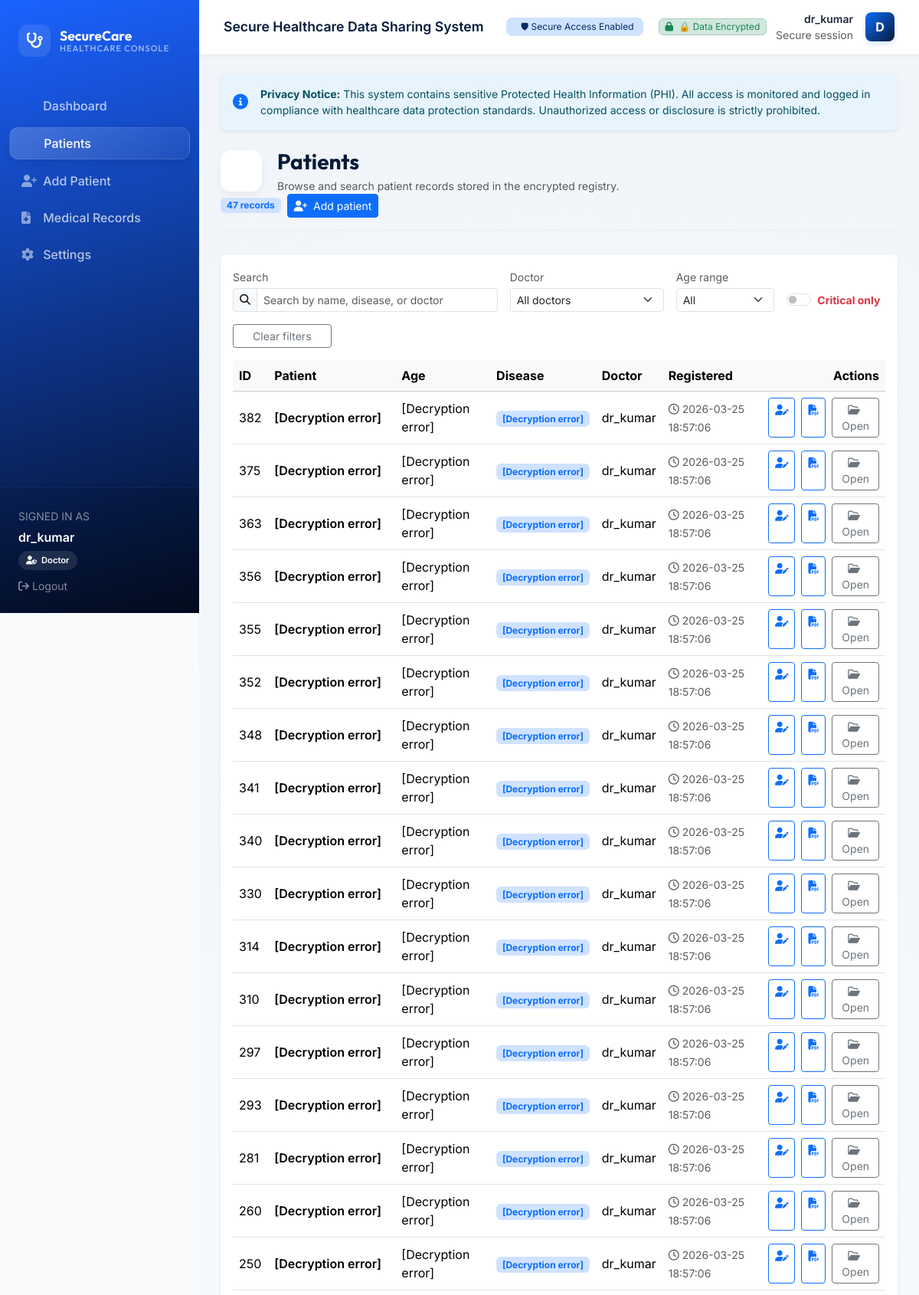
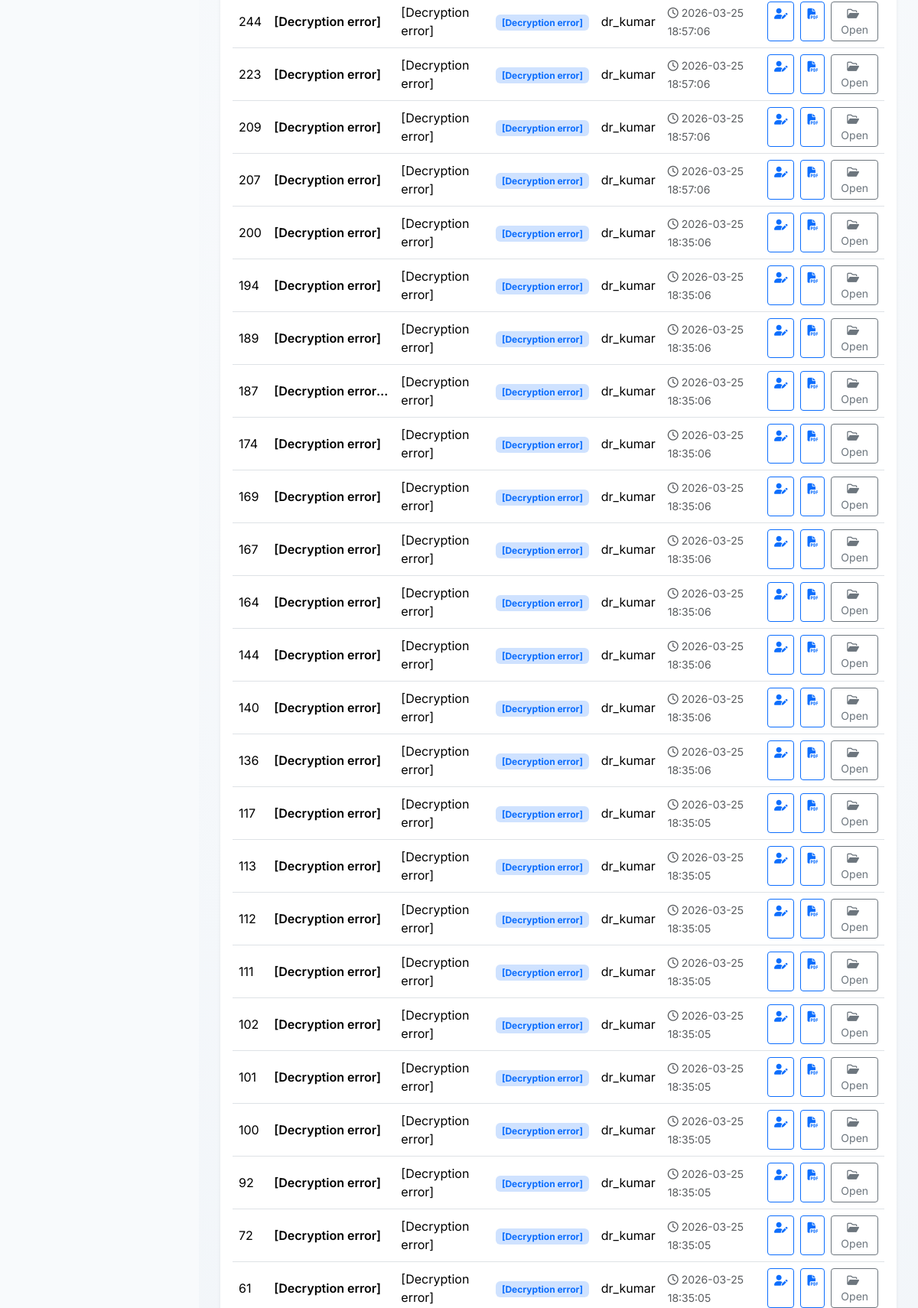
The app's page /patients (signed in, upper part) with its own data (2 pictures, top to bottom).
### tables this page shows
CREATE TABLE users (
            id INTEGER PRIMARY KEY AUTOINCREMENT,
            username TEXT UNIQUE NOT NULL,
            password_hash TEXT NOT NULL,
            role TEXT NOT NULL CHECK (role IN ('admin', 'doctor'))
        , hospital_name TEXT, failed_attempts INTEGER DEFAULT 0, locked_until TEXT, last_login TEXT, force_password_change BOOLEAN DEFAULT 0, email TEXT, name TEXT);

CREATE TABLE patients (
            id INTEGER PRIMARY KEY AUTOINCREMENT,
            name_encrypted BLOB NOT NULL,
            age_encrypted BLOB NOT NULL,
            disease_encrypted BLOB NOT NULL,
            prescription_encrypted BLOB NOT NULL,
            created_by INTEGER NOT NULL,
            created_at TEXT DEFAULT CURRENT_TIMESTAMP, is_critical INTEGER DEFAULT 0,
            FOREIGN KEY (created_by) REFERENCES users(id)
        );

### app.py (the view)
@app.route("/patients")
@login_required
@role_required("doctor", "admin")
def view_patients():
    user_id       = session.get("user_id")
    user_role     = session.get("user_role")
    hospital_name = session.get("hospital_name")
    db      = get_db()
    sql_where, params = _build_patient_filter(user_role, user_id, hospital_name)
    patients = []
    doctors  = set()
    rows = db.execute(f"SELECT * FROM patients {sql_where} ORDER BY id DESC", params).fetchall()
    for row in rows:
        dr = db.execute("SELECT username FROM users WHERE id = ?", (row["created_by"],)).fetchone()
        dr_username = dr["username"] if dr else "Unknown"
        doctors.add(dr_username)
        doc_id = str(row["id"])
        dt_str = row["created_at"]
        try:
            patients.append({
                "id":              doc_id,
                "name":            decrypt_text(row["name_encrypted"]),
                "age":             decrypt_text(row["age_encrypted"]),
                "disease":         decrypt_text(row["disease_encrypted"]),
                "prescription":    decrypt_text(row["prescription_encrypted"]),
                "created_at":      dt_str,
                "is_critical":     bool(row["is_critical"]),
                "doctor_username": dr_username,
            })
        except Exception:
            patients.append(_err_patient(doc_id, dr_username, {
                "created_at":  dt_str,
                "is_critical": bool(row["is_critical"]),
            }))
    return render_template("view_patients.html",
                           patients=patients, doctors=sorted(doctors))

### templates/view_patients.html (shortened to what this page needs)
{% extends "base.html" %}
{% block content %}
<div class="page-heading">
  <div class="page-heading-title">
    <div class="page-heading-icon">
    </div>
    <div>
      <h1>Patients</h1>
      <div class="text-muted small">
        Browse and search patient records stored in the encrypted registry.
      </div>
    </div>
  </div>
  <div class="d-flex flex-wrap gap-2">
    <div class="badge bg-primary-subtle text-primary align-self-center">
      {{ patients|length }} records
    </div>
    {% if session.get('user_role') == 'doctor' %}
    <a href="{{ url_for('add_patient') }}" class="btn btn-primary btn-sm">
      <i class="fa-solid fa-user-plus me-1"></i> Add patient
    </a>
    {% endif %}
  </div>
</div>
<div class="card border-0 shadow-sm">
  <div class="card-body">
    <div class="row g-2 g-md-3 mb-3 align-items-end">
      <div class="col-12 col-md-5">
        <label for="patientSearch" class="form-label small text-muted mb-1">
          Search
        </label>
        <div class="input-group input-group-sm">
          <span class="input-group-text">
            <i class="fa-solid fa-magnifying-glass"></i>
          </span>
          <input
            type="text"
            id="patientSearch"
            class="form-control"
            placeholder="Search by name, disease, or doctor"
          />
        </div>
      </div>
      <div class="col-6 col-md-3">
        <label for="doctorFilter" class="form-label small text-muted mb-1">
          Doctor
        </label>
        <select id="doctorFilter" class="form-select form-select-sm">
          <option value="">All doctors</option>
        </select>
      </div>
      <div class="col-6 col-md-2">
        <label for="ageFilter" class="form-label small text-muted mb-1">
          Age range
        </label>
        <select id="ageFilter" class="form-select form-select-sm">
          <option value="">All</option>
        </select>
      </div>
      <div class="col-12 col-md-2 align-self-end">
        <div class="form-check form-switch mb-1">
          <input class="form-check-input" type="checkbox" id="criticalFilter">
          <label class="form-check-label small fw-bold text-danger" for="criticalFilter">
            Critical only
          </label>
        </div>
      </div>
      <div class="col-12 col-md-2 text-md-end">
        <button id="clearFilters" class="btn btn-outline-secondary btn-sm w-100 w-md-auto">
          Clear filters
        </button>
      </div>
    </div>
    {% if patients %}
    <div class="table-responsive">
      <table class="table table-hover align-middle mb-0" id="patientsTable">
        <thead class="table-light">
          <tr>
            <th scope="col">ID</th>
            <th scope="col">Patient</th>
            <th scope="col">Age</th>
            <th scope="col">Disease</th>
            <th scope="col">Doctor</th>
            <th scope="col">Registered</th>
            <th scope="col" class="text-end">Actions</th>
          </tr>
        </thead>
        <tbody>
          {% for p in patients %}
          <tr
            class="patient-row"
            data-name="{{ p.name|lower }}"
            data-age="{{ p.age }}"
            data-disease="{{ p.disease|lower }}"
            data-doctor="{{ p.doctor_username|lower }}"
            data-critical="{{ p.is_critical }}"
            onclick="window.location='{{ url_for('patient_profile', patient_id=p.id) }}'; "
          >
            <td>{{ p.id }}</td>
            <td
              data-bs-toggle="tooltip"
              data-bs-placement="top"
              title="Full name is hidden for privacy. Click 'Open' to view profile."
            >
              <div class="fw-semibold text-truncate" style="max-width: 150px;">
                {{ p.name }}
                {% if p.is_critical %}
                <i class="fa-solid fa-triangle-exclamation text-danger ms-1" title="Critical Case"></i>
                {% endif %}
              </div>
            </td>
            <td>{{ p.age }}</td>
            <td>
              <span class="badge bg-primary-subtle text-primary">
                {{ p.disease }}
              </span>
            </td>
            <td>{{ p.doctor_username }}</td>
            <td>
              <span class="text-muted small">
                <i class="fa-regular fa-clock me-1"></i>{{ p.created_at or '—' }}
              </span>
            </td>
            <td class="text-end">
              <div class="d-flex justify-content-end gap-2">
                <a
                  href="{{ url_for('edit_patient', patient_id=p.id) }}"
                  class="btn btn-outline-primary btn-sm"
                  onclick="event.stopPropagation();"
                  title="Edit Record"
                >
                  <i class="fa-solid fa-user-pen"></i>
                </a>
                <a
                  href="{{ url_for('generate_prescription', patient_id=p.id) }}"
                  class="btn btn-outline-primary btn-sm"
                  onclick="event.stopPropagation();"
                  title="Download Digital Prescription"
                >
                  <i class="fa-solid fa-file-pdf"></i>
                </a>
                <a
                  href="{{ url_for('patient_profile', patient_id=p.id) }}"
                  class="btn btn-outline-secondary btn-sm"
                  onclick="event.stopPropagation();"
                >
                  <i class="fa-regular fa-folder-open me-1"></i>Open
                </a>
              </div>
            </td>
          </tr>
          {% endfor %}
        </tbody>
      </table>
    </div>
    {% else %}
    <div class="text-center text-muted small py-4">
      No patient records found yet.
    </div>
    {% endif %}
  </div>
</div>
{% endblock %}

### templates/base.html (shortened to what this page needs)
<!DOCTYPE html>
<html lang="en">
<head>
  <link
    href="https://cdn.jsdelivr.net/npm/bootstrap@5.3.3/dist/css/bootstrap.min.css"
    rel="stylesheet"
  />
  <link
    rel="stylesheet"
    href="https://cdnjs.cloudflare.com/ajax/libs/font-awesome/6.5.1/css/all.min.css"
  />
  <link rel="stylesheet" href="{{ url_for('static', filename='css/style.css') }}" />
</head>
<body>
  <div class="app-shell">
    {% if session.get("user_id") %}
    <aside class="sidebar" id="sidebar">
      <div class="sidebar-brand">
        <div class="sidebar-brand-icon">
          <i class="fa-solid fa-stethoscope"></i>
        </div>
        <div class="sidebar-brand-title">
          <span>SecureCare</span>
          <span>Healthcare Console</span>
        </div>
      </div>
      <nav class="sidebar-nav nav flex-column mt-2">
        <a
          class="nav-link {% if request.endpoint == 'dashboard' %}active{% endif %}"
          href="{{ url_for('dashboard') }}"
        >
          <span>Dashboard</span>
        </a>
        <a
          class="nav-link {% if request.endpoint in ['view_patients', 'patient_profile'] %}active{% endif %}"
          href="{{ url_for('view_patients') }}"
        >
          <span>Patients</span>
        </a>
        {% if session.get('user_role') == 'doctor' %}
        <a
          class="nav-link {% if request.endpoint == 'add_patient' %}active{% endif %}"
          href="{{ url_for('add_patient') }}"
        >
          <i class="fa-solid fa-user-plus"></i>
          <span>Add Patient</span>
        </a>
        {% endif %}
        <a
          class="nav-link {% if request.endpoint == 'medical_records' %}active{% endif %}"
          href="{{ url_for('medical_records') }}"
        >
          <i class="fa-solid fa-file-medical"></i>
          <span>Medical Records</span>
        </a>
        <a
          class="nav-link {% if request.endpoint == 'settings' %}active{% endif %}"
          href="{{ url_for('settings') }}"
        >
          <i class="fa-solid fa-gear"></i>
          <span>Settings</span>
        </a>
      </nav>
      <div class="sidebar-footer">
        <div class="mb-1 text-truncate">
          <small class="text-uppercase text-white-50">Signed in as</small>
        </div>
        <div class="fw-semibold mb-1 text-truncate">
          {{ session.get('username') }}
        </div>
        <div class="role-pill mb-2">
          <i class="fa-solid fa-user-shield"></i>
          <span>{{ session.get('user_role')|capitalize }}</span>
        </div>
        <div>
          <a
            href="{{ url_for('logout') }}"
            class="text-decoration-none text-white-50 small"
          >
            <i class="fa-solid fa-arrow-right-from-bracket me-1"></i>Logout
          </a>
        </div>
      </div>
    </aside>
    {% endif %}
    <div class="main-pane">
      {% if session.get("user_id") %}
      <header class="topbar">
        <div class="topbar-title">
          <span>Secure Healthcare Data Sharing System</span>
        </div>
        <div class="topbar-user">
          <span
            class="badge badge-role bg-hospital fw-normal text-primary-emphasis bg-primary-subtle"
          >
            🛡 Secure Access Enabled
          </span>
          <span
            class="badge bg-success-subtle text-success fw-normal border border-success-subtle ms-2 d-none d-md-inline-block"
          >
            <i class="fa-solid fa-lock me-1"></i>
            🔒 Data Encrypted
          </span>
          <div class="d-none d-sm-flex flex-column text-end me-1">
            <span class="small fw-semibold">{{ session.get('username') }}</span>
            <span class="small text-muted">Secure session</span>
          </div>
          <div class="avatar">
            {{ session.get('username')[0]|upper if session.get('username') }}
          </div>
        </div>
      </header>
      {% endif %}
      <main class="main-content">
        <div class="alert alert-info border-0 shadow-sm mb-4 small d-flex align-items-center" role="alert" style="background-color: #e8f4fd;">
            <i class="fa-solid fa-circle-info me-3 fs-5 text-primary"></i>
            <div>
                <strong>Privacy Notice:</strong> This system contains sensitive Protected Health Information (PHI). All access is monitored and logged in compliance with healthcare data protection standards. Unauthorized access or disclosure is strictly prohibited.
            </div>
        </div>
        {% block content %}{% endblock %}
      </main>
    </div>
  </div>
</body>
</html>

### records on screen
users: get "dr_kumar", get "Doctor", doctor_username "dr_kumar" "dr_kumar" "dr_kumar" "dr_kumar" "dr_kumar" "dr_kumar" "dr_kumar" "dr_kumar" "dr_kumar" "dr_kumar" "dr_kumar" "dr_kumar" "dr_kumar" "dr_kumar" "dr_kumar" "dr_kumar" "dr_kumar" "dr_kumar" "dr_kumar" "dr_kumar" "dr_kumar" "dr_kumar" "dr_kumar" "dr_kumar" "dr_kumar" "dr_kumar" "dr_kumar" "dr_kumar" "dr_kumar" "dr_kumar" "dr_kumar" "dr_kumar" "dr_kumar" "dr_kumar" "dr_kumar" "dr_kumar" "dr_kumar" "dr_kumar" "dr_kumar" "dr_kumar" "dr_kumar" "dr_kumar"
patients: created_at "2026-03-25 18:57:06"
patients: created_at "2026-03-25 18:57:06"
patients: created_at "2026-03-25 18:57:06"
patients: created_at "2026-03-25 18:57:06"
patients: created_at "2026-03-25 18:57:06"
patients: created_at "2026-03-25 18:57:06"
patients: created_at "2026-03-25 18:57:06"
patients: created_at "2026-03-25 18:57:06"
patients: created_at "2026-03-25 18:57:06"
patients: created_at "2026-03-25 18:57:06"
patients: created_at "2026-03-25 18:57:06"
patients: created_at "2026-03-25 18:57:06"
patients: created_at "2026-03-25 18:57:06"
patients: created_at "2026-03-25 18:57:06"
patients: created_at "2026-03-25 18:57:06"
patients: created_at "2026-03-25 18:57:06"
patients: created_at "2026-03-25 18:57:06"
patients: created_at "2026-03-25 18:57:06"
patients: created_at "2026-03-25 18:57:06"
patients: created_at "2026-03-25 18:57:06"
patients: created_at "2026-03-25 18:57:06"
patients: created_at "2026-03-25 18:35:06"
patients: created_at "2026-03-25 18:35:06"
patients: created_at "2026-03-25 18:35:06"
patients: created_at "2026-03-25 18:35:06"
patients: created_at "2026-03-25 18:35:06"
patients: created_at "2026-03-25 18:35:06"
patients: created_at "2026-03-25 18:35:06"
patients: created_at "2026-03-25 18:35:06"
patients: created_at "2026-03-25 18:35:06"
patients: created_at "2026-03-25 18:35:06"
patients: created_at "2026-03-25 18:35:06"
patients: created_at "2026-03-25 18:35:05"
patients: created_at "2026-03-25 18:35:05"
patients: created_at "2026-03-25 18:35:05"
patients: created_at "2026-03-25 18:35:05"
patients: created_at "2026-03-25 18:35:05"
patients: created_at "2026-03-25 18:35:05"
patients: created_at "2026-03-25 18:35:05"
patients: created_at "2026-03-25 18:35:05"
patients: created_at "2026-03-25 18:35:05"
patients: created_at "2026-03-25 18:35:05"

### other values on screen
{{ session.get('username')[0]|upper if session.get('username') }} "D"
{{ patients|length }} "47"
{{ p.id }} "382" "375" "363" "356" "355" "352" "348" "341" "340" "330" "314" "310" "297" "293" "281" "260" "250" "244" "223" "209" "207" "200" "194" "189" "187" "174" "169" "167" "164" "144" "140" "136" "117" "113" "112" "111" "102" "101" "100" "92" "72" "61"
{{ p.name }} "[Decryption error]" "[Decryption error]" "[Decryption error]" "[Decryption error]" "[Decryption error]" "[Decryption error]" "[Decryption error]" "[Decryption error]" "[Decryption error]" "[Decryption error]" "[Decryption error]" "[Decryption error]" "[Decryption error]" "[Decryption error]" "[Decryption error]" "[Decryption error]" "[Decryption error]" "[Decryption error]" "[Decryption error]" "[Decryption error]" "[Decryption error]" "[Decryption error]" "[Decryption error]" "[Decryption error]" "[Decryption error…" "[Decryption error]" "[Decryption error]" "[Decryption error]" "[Decryption error]" "[Decryption error]" "[Decryption error]" "[Decryption error]" "[Decryption error]" "[Decryption error]" "[Decryption error]" "[Decryption error]" "[Decryption error]" "[Decryption error]" "[Decryption error]" "[Decryption error]" "[Decryption error]" "[Decryption error]"
{{ p.age }} "[Decryption error]" "[Decryption error]" "[Decryption error]" "[Decryption error]" "[Decryption error]" "[Decryption error]" "[Decryption error]" "[Decryption error]" "[Decryption error]" "[Decryption error]" "[Decryption error]" "[Decryption error]" "[Decryption error]" "[Decryption error]" "[Decryption error]" "[Decryption error]" "[Decryption error]" "[Decryption error]" "[Decryption error]" "[Decryption error]" "[Decryption error]" "[Decryption error]" "[Decryption error]" "[Decryption error]" "[Decryption error]" "[Decryption error]" "[Decryption error]" "[Decryption error]" "[Decryption error]" "[Decryption error]" "[Decryption error]" "[Decryption error]" "[Decryption error]" "[Decryption error]" "[Decryption error]" "[Decryption error]" "[Decryption error]" "[Decryption error]" "[Decryption error]" "[Decryption error]" "[Decryption error]" "[Decryption error]"
{{ p.disease }} "[Decryption error]" "[Decryption error]" "[Decryption error]" "[Decryption error]" "[Decryption error]" "[Decryption error]" "[Decryption error]" "[Decryption error]" "[Decryption error]" "[Decryption error]" "[Decryption error]" "[Decryption error]" "[Decryption error]" "[Decryption error]" "[Decryption error]" "[Decryption error]" "[Decryption error]" "[Decryption error]" "[Decryption error]" "[Decryption error]" "[Decryption error]" "[Decryption error]" "[Decryption error]" "[Decryption error]" "[Decryption error]" "[Decryption error]" "[Decryption error]" "[Decryption error]" "[Decryption error]" "[Decryption error]" "[Decryption error]" "[Decryption error]" "[Decryption error]" "[Decryption error]" "[Decryption error]" "[Decryption error]" "[Decryption error]" "[Decryption error]" "[Decryption error]" "[Decryption error]" "[Decryption error]" "[Decryption error]"
